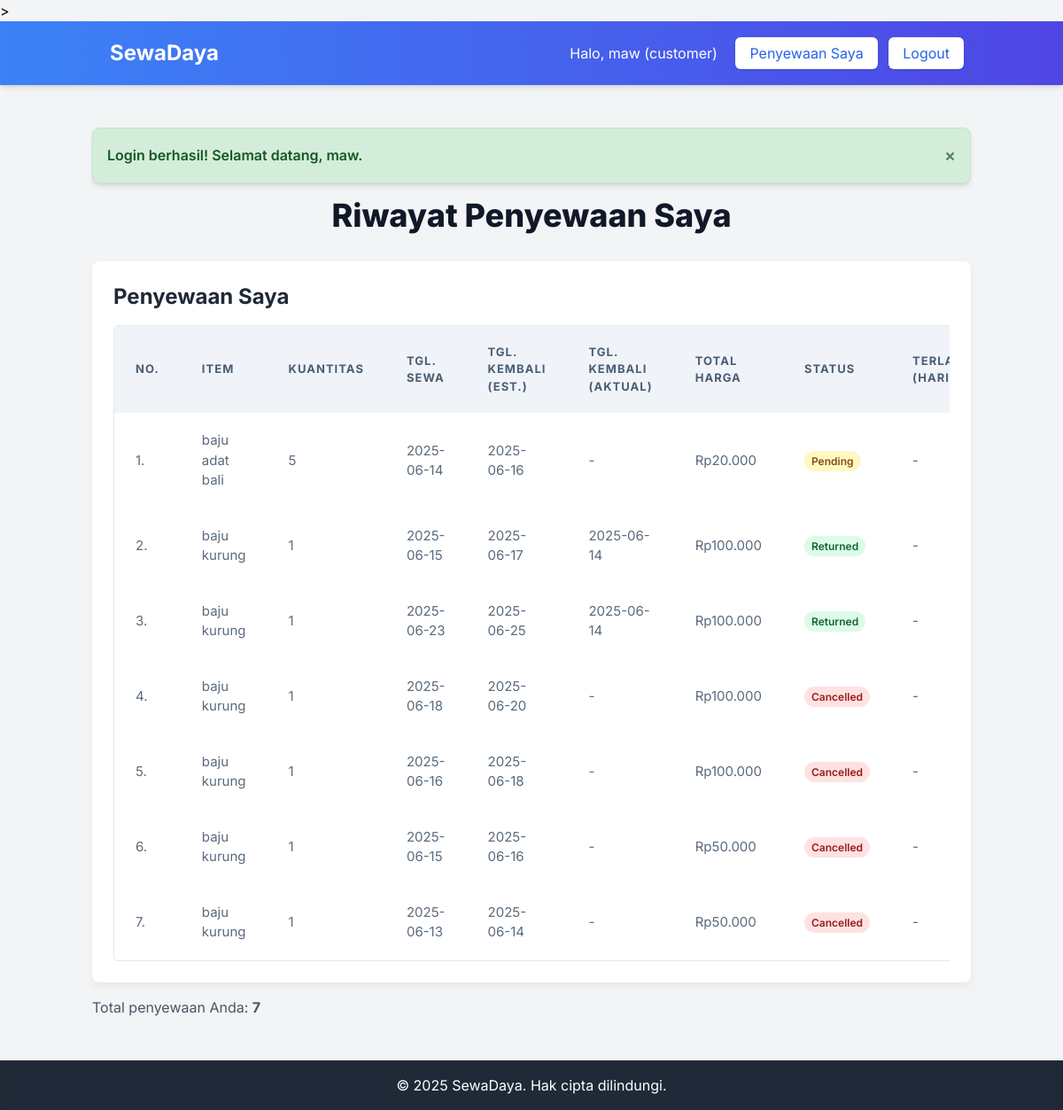
The app's page /history.php (signed in) with its own data.
### tables this page shows
CREATE TABLE `rentals` (
  `rental_id` int NOT NULL,
  `user_id` int NOT NULL,
  `item_id` int NOT NULL,
  `quantity` int NOT NULL DEFAULT '1',
  `rental_date` date NOT NULL,
  `return_date` date DEFAULT NULL,
  `actual_return_date` date DEFAULT NULL,
  `total_price` decimal(10,2) NOT NULL,
  `status` enum('pending','rented','returned','cancelled') DEFAULT 'pending',
  `created_at` timestamp NULL DEFAULT CURRENT_TIMESTAMP
);

CREATE TABLE `clothing_items` (
  `item_id` int NOT NULL,
  `name` varchar(100) NOT NULL,
  `description` text,
  `size` enum('anak-anak','dewasa') NOT NULL,
  `rental_price_per_day` decimal(10,2) NOT NULL,
  `stock` int NOT NULL DEFAULT '0',
  `image_url` varchar(255) DEFAULT NULL,
  `created_at` timestamp NULL DEFAULT CURRENT_TIMESTAMP
);

### views/rentals/my_rentals.php (the view, shortened to what this page needs)
<div class="bg-white p-6 rounded-lg shadow-md">
    <h2 class="text-2xl font-bold text-gray-800 mb-4">Penyewaan Saya</h2>
    <div class="overflow-x-auto">
        <table class="min-w-full bg-white border border-gray-200 rounded-md">
            <thead>
                <tr class="bg-gray-100 text-gray-700">
                    <th class="py-3 px-4 text-left">No.</th>
                    <th class="py-3 px-4 text-left">Item</th>
                    <th class="py-3 px-4 text-left">Kuantitas</th>
                    <th class="py-3 px-4 text-left">Tgl. Sewa</th>
                    <th class="py-3 px-4 text-left">Tgl. Kembali (Est.)</th>
                    <th class="py-3 px-4 text-left">Tgl. Kembali (Aktual)</th>
                    <th class="py-3 px-4 text-left">Total Harga</th>
                    <th class="py-3 px-4 text-left">Status</th>
                    <th class="py-3 px-4 text-left">Terlambat (Hari)</th>
                </tr>
            </thead>
            <tbody>
                <?php
                try {
                    $stmt = $pdo->prepare("
                        SELECT r.rental_id, ci.name AS item_name, r.quantity, r.rental_date, r.return_date, r.actual_return_date, r.total_price, r.status
                        FROM rentals r
                        JOIN clothing_items ci ON r.item_id = ci.item_id
                        WHERE r.user_id = ?
                        ORDER BY r.created_at DESC
                    ");
                    $stmt->execute([$_SESSION['user_id']]);
                    $my_rentals = $stmt->fetchAll(PDO::FETCH_ASSOC);
                    if (count($my_rentals) > 0) {
                        $counter = 1;
                        foreach ($my_rentals as $rental):
                            $stmt_overdue = $pdo->prepare("SELECT CalculateOverdueDays(?) AS overdue_days");
                            $stmt_overdue->execute([$rental['rental_id']]);
                            $overdue_days_result = $stmt_overdue->fetch(PDO::FETCH_ASSOC);
                            $overdue_days = $overdue_days_result['overdue_days'];
                            $fine_amount = $overdue_days * DAILY_FINE_AMOUNT;
                        ?>
                            <tr class="border-b border-gray-200 hover:bg-gray-50">
                                <td class="py-3 px-4"><?= $counter++ ?>.</td>
                                <td class="py-3 px-4"><?= htmlspecialchars($rental['item_name']) ?></td>
                                <td class="py-3 px-4"><?= htmlspecialchars($rental['quantity']) ?></td>
                                <td class="py-3 px-4"><?= htmlspecialchars($rental['rental_date']) ?></td>
                                <td class="py-3 px-4"><?= htmlspecialchars($rental['return_date']) ?></td>
                                <td class="py-3 px-4"><?= $rental['actual_return_date'] ? htmlspecialchars($rental['actual_return_date']) : '-' ?></td>
                                <td class="py-3 px-4">Rp<?= number_format($rental['total_price'], 0, ',', '.') ?></td>
                                <td class="py-3 px-4">
                                    <span class="px-2 py-1 rounded-full text-xs font-semibold
                                        <?php
                                        switch($rental['status']) {
                                            case 'pending': echo 'bg-yellow-100 text-yellow-800'; break;
                                            case 'returned': echo 'bg-green-100 text-green-800'; break;
                                            case 'cancelled': echo 'bg-red-100 text-red-800'; break;
                                        }
                                        ?>">
                                        <?= htmlspecialchars(ucfirst($rental['status'])) ?>
                                    </span>
                                </td>
                                <td class="py-3 px-4">
                                    <?php if ($fine_amount > 0): ?>
                                        <span class="text-red-600 font-semibold">Rp<?= number_format($fine_amount, 0, ',', '.') ?></span>
                                    <?php else: ?>
                                        <span>-</span>
                                    <?php endif; ?>
                                </td>
                            </tr>
                        <?php endforeach;
                    } else {
                        echo "<tr><td colspan='10' class='py-3 px-4 text-center text-gray-600'>Anda belum memiliki penyewaan aktif.</td></tr>";
                    }
                } catch (PDOException $e) {
                    echo "<tr><td colspan='10' class='py-3 px-4 text-center text-red-600'>Gagal memuat penyewaan: " . $e->getMessage() . "</td></tr>";
                }
                ?>
            </tbody>
        </table>
    </div>
</div>
<p class="mt-4 text-gray-600">Total penyewaan Anda:
    <?php
    try {
        $stmt_total = $pdo->prepare("SELECT GetUserTotalRentals(?) AS total");
        $stmt_total->execute([$_SESSION['user_id']]);
        $total_rentals = $stmt_total->fetchColumn();
        echo "<span class='font-bold'>" . htmlspecialchars($total_rentals) . "</span>";
    } catch (PDOException $e) {
        echo "<span class='text-red-600'>Error: " . $e->getMessage() . "</span>";
    }
    ?>
</p>

### views/header.php (shortened to what this page needs)
<?php
require_once __DIR__ . '/../config/helpers.php';
$message_from_session = $_SESSION['message'] ?? '';
$message_type_from_session = $_SESSION['message_type'] ?? '';
?>
<!DOCTYPE html>
<html lang="id">
<head>
    <script src="https://cdn.tailwindcss.com"></script>
    <link rel="stylesheet" href="assets/css/style.css">
</head>
<body class="bg-gray-100 flex flex-col min-h-screen">>
    <nav class="bg-gradient-to-r from-blue-500 to-indigo-600 p-4 shadow-md">
        <div class="container mx-auto flex justify-between items-center">
            <a href="index.php" class="text-white text-2xl font-bold rounded-md px-3 py-1 hover:bg-white hover:text-blue-600 transition-colors">
                SewaDaya
            </a>
            <div>
                <?php if (isLoggedIn()): ?>
                    <span class="text-white mr-4">Halo, <?= htmlspecialchars($_SESSION['username']) ?> (<?= htmlspecialchars($_SESSION['role']) ?>)</span>
                    <?php if (!hasRole(ROLE_ADMIN)):  ?>
                        <a href="index.php?action=history" class="bg-white text-blue-600 px-4 py-2 rounded-md shadow hover:bg-blue-100 transition-colors mr-2">Penyewaan Saya</a>
                    <?php endif; ?>
                    <a href="index.php?action=logout" class="bg-white text-blue-600 px-4 py-2 rounded-md shadow hover:bg-blue-100 transition-colors">Logout</a>
                <?php endif; ?>
            </div>
        </div>
    </nav>
    <main class="container mx-auto mt-8 p-4 flex-grow">
        <?php displayMessage($message_from_session, $message_type_from_session);  ?>

### config/helpers.php (shortened to what this page needs)
<?php
function displayMessage($message, $type) {
    if (!empty($message)) {
        $class = ($type === 'success') ? 'success' : 'error';
        echo "<div id='messageBox' class='message-box {$class} shadow-md'>
                <span>" . htmlspecialchars($message) . "</span>
                <button class='message-close-btn' onclick='document.getElementById(\"messageBox\").style.display=\"none\";'>&times;</button>
              </div>";
    }
}
function isLoggedIn() {
    return isset($_SESSION['user_id']);
}
function hasRole($role) {
    return isLoggedIn() && isset($_SESSION['role']) && $_SESSION['role'] === $role;
}
?>

### history.php (shortened to what this page needs)
<?php
require_once __DIR__ . '/init.php';
require_once __DIR__ . '/views/header.php';
?>
<h1 class="text-4xl font-extrabold text-gray-900 mb-8 text-center">Riwayat Penyewaan Saya</h1>
<?php
require_once __DIR__ . '/views/rentals/my_rentals.php';
require_once __DIR__ . '/views/footer.php';
?>

### views/footer.php (shortened to what this page needs)
    </main>
    <footer class="bg-gray-800 text-white text-center p-4 mt-8 shadow-inner">
        <p>&copy; <?= date('Y') ?> SewaDaya. Hak cipta dilindungi.</p>
    </footer>
</body>
</html>

### assets/css/style.css (style rules this page uses)
body { -webkit-font-smoothing: antialiased; -moz-osx-font-smoothing: grayscale; font-family: 'Inter', sans-serif; background-color: color: #3f4a5a; line-height: 1.6; }
.container { max-width: 1100px; margin-left: auto; margin-right: auto; padding: 0 1.5rem; }
.bg-white.p-6.rounded-lg.shadow-md, .bg-white.p-8.rounded-lg.shadow-lg { background-color: #ffffff; border: 1px solid theme('colors.gray.100'); border-radius: theme('borderRadius.2xl'); box-shadow: 0 4px 10px rgba(0, 0, 0, 0.05); transition: all 0.2s ease-out; }
h1 { color: #2c3e50; font-weight: 800; text-align: center; margin-bottom: 2rem; font-size: 2.5rem; }
h2 { color: #34495e; font-weight: 700; margin-bottom: 1.5rem; font-size: 1.875rem; }
.message-box { padding: 1rem 1.5rem; margin-bottom: 2rem; border-radius: theme('borderRadius.lg'); font-weight: 600; display: flex; align-items: center; justify-content: space-between; box-shadow: 0 2px 5px rgba(0,0,0,0.05); }
.message-box.success { background-color: #d4f8d9; color: #278d4c; border: 1px solid #a7e0b5; }
.message-close-btn { background: none; border: none; font-size: 1.5rem; cursor: pointer; color: inherit; opacity: 0.7; transition: opacity 0.2s ease-in-out; }
.overflow-x-auto { border-radius: theme('borderRadius.lg'); overflow: hidden; }
.overflow-x-auto table { width: 100%; min-width: 900px; border-collapse: separate; border-spacing: 0; background-color: #ffffff; border-radius: theme('borderRadius.lg'); box-shadow: 0 2px 8px rgba(0, 0, 0, 0.05); }
.overflow-x-auto table th, .overflow-x-auto table td { padding: 1.25rem 1.5rem; border-bottom: 1px solid theme('colors.gray.100'); text-align: left; color: #5a6b7d; font-size: 0.9375rem; }
.overflow-x-auto table tbody tr:last-child td { border-bottom: none; }
.overflow-x-auto table thead th { background-color: #f0f4f8; color: #4a5d73; font-weight: 700; text-transform: uppercase; font-size: 0.8125rem; letter-spacing: 0.08em; position: sticky; top: 0; z-index: 10; }
.overflow-x-auto table thead tr:first-child th:first-child { border-top-left-radius: theme('borderRadius.lg'); }
button, a.btn, .bg-blue-600, .bg-green-600, .bg-yellow-500, .bg-red-600, .bg-purple-600 { transition: all 0.2s ease-in-out; border-radius: theme('borderRadius.md'); font-weight: 600; }

### views/header.php (style rules this page uses)
body { -webkit-font-smoothing: antialiased; -moz-osx-font-smoothing: grayscale; font-family: 'Inter', sans-serif; background-color: #f0f2f5; }
.container { max-width: 960px; }
.message-box { padding: 1rem; margin-bottom: 1rem; border-radius: 0.5rem; display: flex; align-items: center; justify-content: space-between; }
.message-box.success { background-color: #d4edda; color: #155724; border: 1px solid #c3e6cb; }
.message-close-btn { background: none; border: none; font-size: 1.2rem; cursor: pointer; color: inherit; }
.overflow-x-auto table { min-width: 640px; }

### records on screen
rentals: item.name "baju adat bali", quantity "5", rental_date "2025-06-14", return_date "2025-06-16", total_price "20.000", status "Pending"
rentals: item.name "baju kurung", quantity "1", rental_date "2025-06-15", return_date "2025-06-17", actual_return_date "2025-06-14", total_price "100.000", status "Returned"
rentals: item.name "baju kurung", quantity "1", rental_date "2025-06-23", return_date "2025-06-25", actual_return_date "2025-06-14", total_price "100.000", status "Returned"
rentals: item.name "baju kurung", quantity "1", rental_date "2025-06-18", return_date "2025-06-20", total_price "100.000", status "Cancelled"
rentals: item.name "baju kurung", quantity "1", rental_date "2025-06-16", return_date "2025-06-18", total_price "100.000", status "Cancelled"
rentals: item.name "baju kurung", quantity "1", rental_date "2025-06-15", return_date "2025-06-16", total_price "50.000", status "Cancelled"
rentals: item.name "baju kurung", quantity "1", rental_date "2025-06-13", return_date "2025-06-14", total_price "50.000", status "Cancelled"

### other values on screen
$_SESSION['username'] "maw"
$_SESSION['role'] "customer"
$message "Login berhasil! Selamat datang, maw."
$total_rentals "7"
